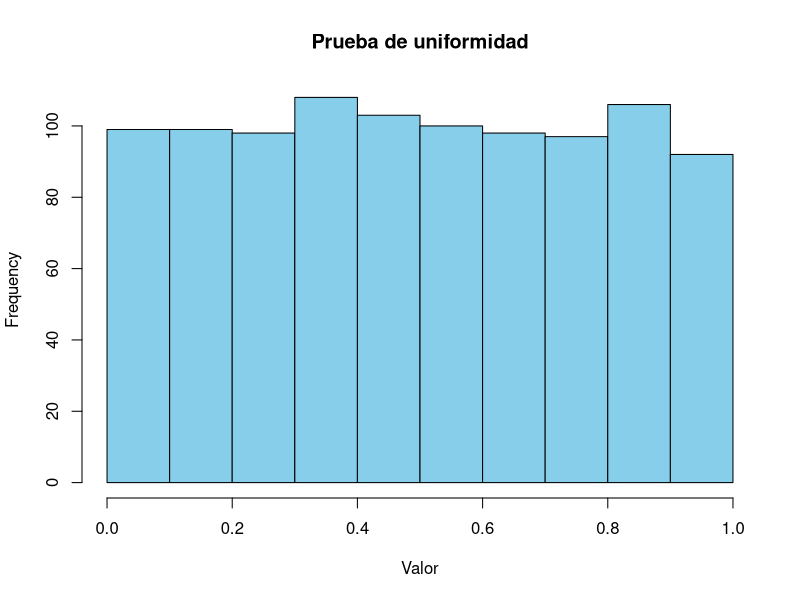

Generate this figure with R:
set.seed(123)
n <- 1000
numeros <- runif(n)

# Dividir en 10 intervalos
intervalos <- cut(numeros, breaks=seq(0,1,0.1), include.lowest=TRUE)
tabla <- table(intervalos)

print("Frecuencia por intervalos (aprox. uniforme):")
print(tabla)

# Opcional: Histograma
hist(numeros, breaks=10, col="skyblue", main="Prueba de uniformidad", xlab="Valor")
